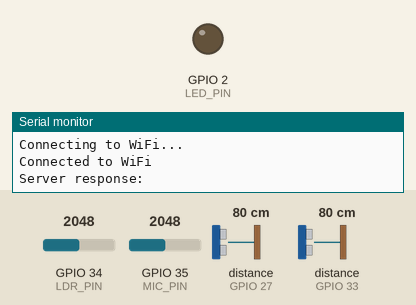
This sketch was run on a simulated ESP32. Shown: output pins drawn as LEDs (lit = HIGH), the last lines printed to the serial monitor. Wiring (inferred from the names in the program): 2 × ultrasonic range finder: trigger GPIO 26, echo GPIO 27 / trigger GPIO 32, echo GPIO 33. The test bench sets the inputs (shaded band); at power-on: GPIO 34 (LDR_PIN) = 2048, GPIO 35 (MIC_PIN) = 2048, distance to the obstacle (sensors on GPIO 27, GPIO 33) 80 cm. The echo pulse lasts 58.3 µs per cm; WiFi joins after 1.5 s; servers stay silent unless stated; uploads are accepted with an empty reply; pins used as bus, display or sensor lines are not drawn.

Above: at 3.2 s.
3.3 s: GPIO 34 (LDR_PIN) set to 1069
5.6 s: GPIO 34 (LDR_PIN) set to 946
At 6.0 s:
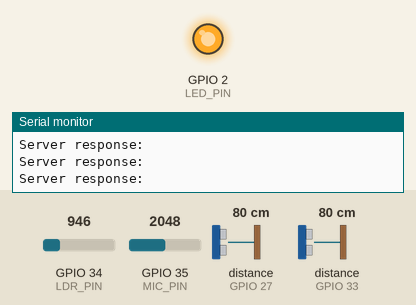
9.5 s: GPIO 34 (LDR_PIN) set to 1040
At 11.2 s:
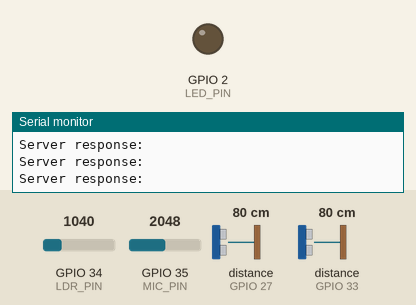
11.9 s: GPIO 34 (LDR_PIN) set to 960
At 13.8 s:
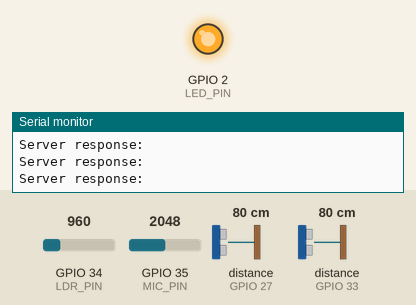
Timing chart, 0 to 15.3 s (numbered marks = the images above; inputs shaded):
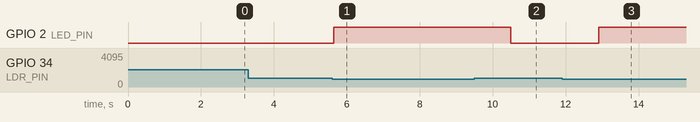

The sketch:

sketch_oct26a.ino
```cpp
#include <WiFi.h>
#include <HTTPClient.h>

const char* ssid = "your_SSID";
const char* password = "your_PASSWORD";
const char* serverUrl = "http://<your_laptop_ip>:5000/data";  // Update with your laptop's IP address

#define LDR_PIN 34  // Analog pin for LDR
#define MIC_PIN 35  // Analog pin for Mic module
#define LED_PIN 2   // Digital pin for LED
#define TRIG_IN 26  // Ultrasonic IN trigger
#define ECHO_IN 27  // Ultrasonic IN echo
#define TRIG_OUT 32 // Ultrasonic OUT trigger
#define ECHO_OUT 33 // Ultrasonic OUT echo

int peopleCount = 0;
int peopleIn = 0;
int peopleOut = 0;

void setup() {
  Serial.begin(115200);
  pinMode(LED_PIN, OUTPUT);
  pinMode(TRIG_IN, OUTPUT);
  pinMode(ECHO_IN, INPUT);
  pinMode(TRIG_OUT, OUTPUT);
  pinMode(ECHO_OUT, INPUT);

  WiFi.begin(ssid, password);
  while (WiFi.status() != WL_CONNECTED) {
    delay(1000);
    Serial.println("Connecting to WiFi...");
  }
  Serial.println("Connected to WiFi");
}

void loop() {
  int ldrValue = analogRead(LDR_PIN);
  int micValue = analogRead(MIC_PIN);
  int distIn = measureDistance(TRIG_IN, ECHO_IN);
  int distOut = measureDistance(TRIG_OUT, ECHO_OUT);

  if (micValue > 3000) {
    Serial.println("Be Quiet!");
  }

  if (ldrValue < 1000) {
    digitalWrite(LED_PIN, HIGH);
  } else {
    digitalWrite(LED_PIN, LOW);
  }

  if (distIn < 50) {
    peopleCount++;
    peopleIn++;
    delay(500);
  }
  if (distOut < 50) {
    peopleCount--;
    peopleOut++;
    delay(500);
  }

  sendDataToServer(ldrValue, micValue, peopleIn, peopleOut, peopleCount);

  delay(1000);
}

int measureDistance(int trigPin, int echoPin) {
  digitalWrite(trigPin, LOW);
  delayMicroseconds(2);
  digitalWrite(trigPin, HIGH);
  delayMicroseconds(10);
  digitalWrite(trigPin, LOW);
  return pulseIn(echoPin, HIGH) * 0.034 / 2;
}

void sendDataToServer(int ldr, int mic, int in, int out, int current) {
  if (WiFi.status() == WL_CONNECTED) {
    HTTPClient http;
    http.begin(serverUrl);
    http.addHeader("Content-Type", "application/json");

    String jsonData = "{\"ldr\":" + String(ldr) + ",\"mic\":" + String(mic) +
                      ",\"in\":" + String(in) + ",\"out\":" + String(out) +
                      ",\"current\":" + String(current) + "}";
    int httpResponseCode = http.POST(jsonData);

    if (httpResponseCode > 0) {
      String response = http.getString();
      Serial.println("Server response: " + response);
    } else {
      Serial.println("Error in sending POST: " + String(httpResponseCode));
    }
    http.end();
  }
}
```

Measured:
- the behaviour switches between 1000 and 999 on GPIO 34 (LDR_PIN) (found by bisection; images 0 and 1)
- after the input at 5.6 s, GPIO 2 (LED_PIN): LOW → HIGH after 0.05 s
- after the input at 9.5 s, GPIO 2 (LED_PIN): HIGH → LOW after 0.99 s
- after the input at 11.9 s, GPIO 2 (LED_PIN): LOW → HIGH after 1.0 s
